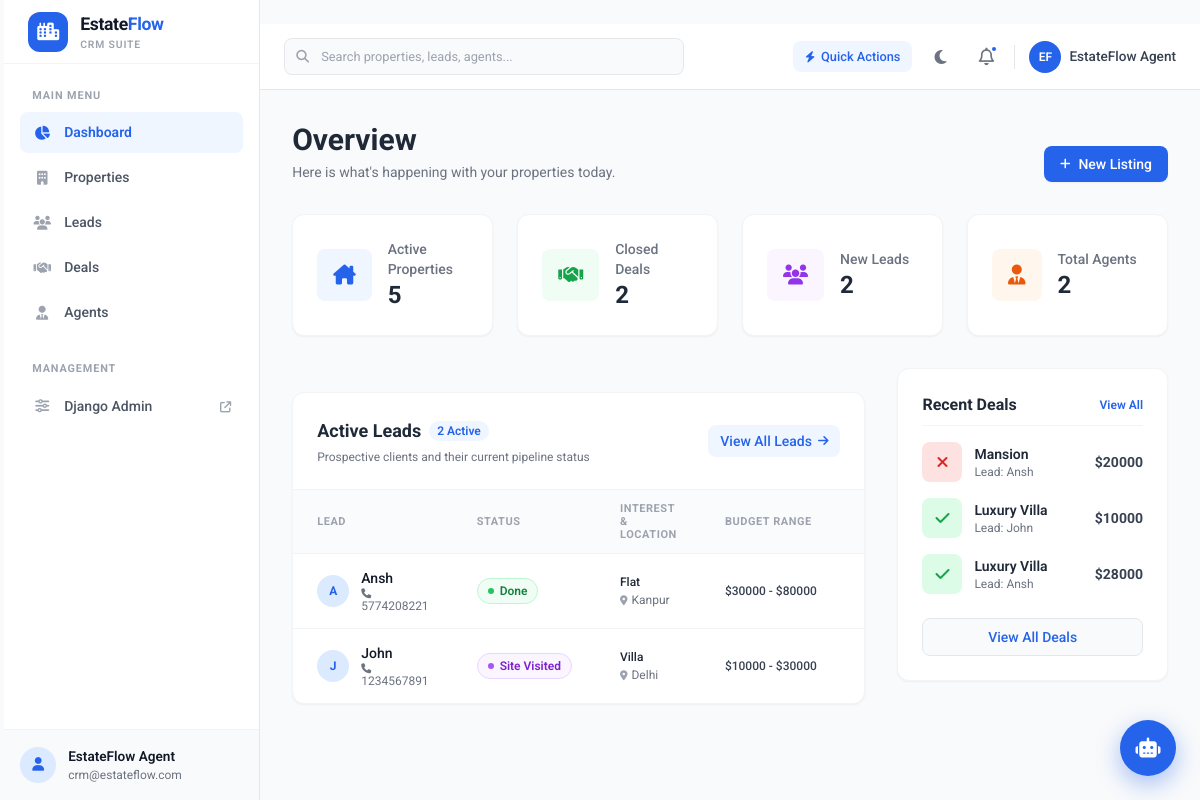
The page / on the database its author committed.
### core/models.py (models this page shows, shortened)
class Lead(models.Model):
    class LeadStatus(models.TextChoices):
        NEW = "new", "New"
        CONTACTED = "contacted", "Contacted"
        SITE_VISITED = "site_visited", "Site Visited"
        NEGOTIATIONS = "negotiations", "Negotiations"
        LOST = "lost", "Lost"
        DONE = "done", "Done"
    class Source(models.TextChoices):
        WEBSITE = "website", "Website"
        REFERRAL = "referral", "Referral"
        WALKIN = "walkin", "Walkin"
    full_name = models.CharField(max_length=255)
    phone_number = models.CharField(max_length=10)
    source = models.CharField(max_length=12, choices=Source.choices)
    interested_property_types = models.CharField(max_length=255)
    min_budget = models.DecimalField(max_digits=12, decimal_places=2)
    max_budget = models.DecimalField(max_digits=12, decimal_places=2)
    status = models.CharField(max_length=16, choices=LeadStatus.choices)
    assigned_agent = models.ForeignKey(to=Agent, on_delete=models.DO_NOTHING)
    preferred_location = models.CharField(max_length=255)
    updated_at = models.DateTimeField(auto_now=True)
    created_at = models.DateTimeField(auto_now_add=True)

class Deal(models.Model):
    class DealStatus(models.TextChoices):
        CANCELLED = "cancelled", "Cancelled"
        PENDING = "pending", "Pending"
        DONE = "done", "Done"
    lead = models.ForeignKey(to=Lead, on_delete=models.CASCADE)
    property = models.ForeignKey(to=Property, on_delete=models.CASCADE)
    status = models.CharField(
        max_length=12, choices=DealStatus.choices, default=DealStatus.PENDING
    )
    amount = models.DecimalField(max_digits=12, decimal_places=2)
    expected_closing_date = models.DateField()
    actual_closing_date = models.DateField(null=True, blank=True)
    commission_percent = models.DecimalField(max_digits=4, decimal_places=2)
    created_at = models.DateTimeField(auto_now_add=True)

class Property(models.Model):
    class ProperyType(models.TextChoices):
        APARTMENT = "apartment", "Apartment"
        VILLA = "villa", "Villa"
        COMMERCIAL = "commercial", "Commercial"
        PLOT = "plot", "Plot"
    class Status(models.TextChoices):
        AVAILABLE = "available", "Available"
        SOLD = "sold", "Sold"
    title = models.CharField(max_length=255)
    description = models.TextField()
    address = models.CharField(max_length=255)
    city = models.CharField(max_length=255)
    property_type = models.CharField(max_length=12, choices=ProperyType.choices)
    image = models.ImageField(upload_to="properties")
    price = models.DecimalField(max_digits=12, decimal_places=2)
    status = models.CharField(
        max_length=12, choices=Status.choices, default=Status.AVAILABLE
    )
    listing_agent = models.ForeignKey(
        to=Agent, on_delete=models.DO_NOTHING, null=True, blank=True
    )
    area_sqft = models.PositiveIntegerField()
    listed_at = models.DateTimeField(auto_now_add=True)

### core/views.py (the view)
# urls.py: path("", views.home, name="home"),
def home(request):
    properties_count = Property.objects.count()
    closed_deals_count = Deal.objects.filter(status=Deal.DealStatus.DONE).count()
    leads_count = Lead.objects.count()
    agents_count = Agent.objects.count()
    recent_leads = Lead.objects.all().order_by("-id")[:5]
    recent_deals = Deal.objects.all().order_by("-id")[:5]
    context = {
        "properties_count": properties_count,
        "closed_deals_count": closed_deals_count,
        "leads_count": leads_count,
        "agents_count": agents_count,
        "leads": recent_leads,
        "recent_deals": recent_deals,
    }
    return render(request, "home.html", context)

### core/templates/home.html (shortened to what this page needs)
﻿{% extends 'base.html' %}
{% block content %}
<div class="mb-8 flex justify-between items-end">
    <div>
        <h1 class="text-3xl font-bold text-gray-800 dark:text-white">Overview</h1>
        <p class="text-gray-500 dark:text-gray-400 text-sm mt-1">Here is what's happening with your properties today.</p>
    </div>
    <a href="{% url 'properties' %}" class="bg-brand-600 hover:bg-brand-700 text-white px-4 py-2 rounded-lg text-sm font-medium shadow-sm transition-colors inline-flex items-center gap-2">
        <i class="fa-solid fa-plus text-xs"></i>New Listing
    </a>
</div>
<div class="grid grid-cols-1 sm:grid-cols-2 lg:grid-cols-4 gap-6 mb-8">
    <div class="bg-white dark:bg-gray-800 p-6 rounded-xl shadow-sm border border-gray-100 dark:border-gray-700 flex items-center">
        <div class="p-4 bg-blue-50 dark:bg-blue-900/40 text-blue-600 dark:text-blue-400 rounded-lg mr-4">
            <i class="fa-solid fa-house-chimney text-xl"></i>
        </div>
        <div>
            <p class="text-sm font-medium text-gray-500 dark:text-gray-400">Active Properties</p>
            <p class="text-2xl font-bold text-gray-800 dark:text-white">{{ properties_count|default:"0" }}</p>
        </div>
    </div>
    <div class="bg-white dark:bg-gray-800 p-6 rounded-xl shadow-sm border border-gray-100 dark:border-gray-700 flex items-center">
        <div class="p-4 bg-green-50 dark:bg-green-900/40 text-green-600 dark:text-green-400 rounded-lg mr-4">
            <i class="fa-solid fa-handshake text-xl"></i>
        </div>
        <div>
            <p class="text-sm font-medium text-gray-500 dark:text-gray-400">Closed Deals</p>
            <p class="text-2xl font-bold text-gray-800 dark:text-white">{{ closed_deals_count|default:"0" }}</p>
        </div>
    </div>
    <div class="bg-white dark:bg-gray-800 p-6 rounded-xl shadow-sm border border-gray-100 dark:border-gray-700 flex items-center">
        <div class="p-4 bg-purple-50 dark:bg-purple-900/40 text-purple-600 dark:text-purple-400 rounded-lg mr-4">
            <i class="fa-solid fa-users text-xl"></i>
        </div>
        <div>
            <p class="text-sm font-medium text-gray-500 dark:text-gray-400">New Leads</p>
            <p class="text-2xl font-bold text-gray-800 dark:text-white">{{ leads_count|default:"0" }}</p>
        </div>
    </div>
    <div class="bg-white dark:bg-gray-800 p-6 rounded-xl shadow-sm border border-gray-100 dark:border-gray-700 flex items-center">
        <div class="p-4 bg-orange-50 dark:bg-orange-900/40 text-orange-600 dark:text-orange-400 rounded-lg mr-4">
            <i class="fa-solid fa-user-tie text-xl"></i>
        </div>
        <div>
            <p class="text-sm font-medium text-gray-500 dark:text-gray-400">Total Agents</p>
            <p class="text-2xl font-bold text-gray-800 dark:text-white">{{ agents_count|default:"0" }}</p>
        </div>
    </div>
</div>
<div class="grid grid-cols-1 lg:grid-cols-3 gap-8">
    <div class="lg:col-span-2">
        {% include 'components/leadstable.html' %}
    </div>
    <div class="lg:col-span-1">
        <div class="bg-white dark:bg-gray-800 rounded-xl shadow-sm border border-gray-100 dark:border-gray-700 p-6">
            <div class="flex items-center justify-between mb-4 border-b border-gray-100 dark:border-gray-700 pb-2">
                <h2 class="font-bold text-gray-800 dark:text-white">Recent Deals</h2>
                <a href="{% url 'deals' %}" class="text-xs font-semibold text-brand-600 dark:text-brand-400 hover:text-brand-700 dark:hover:text-brand-300">View All</a>
            </div>
            <div class="space-y-4">
                {% for deal in recent_deals %}
                <div class="flex items-center justify-between">
                    <div class="flex items-center gap-3">
                        <div class="w-10 h-10 rounded-lg flex items-center justify-center {% if deal.status == 'done' %}bg-green-100 dark:bg-green-900/40 text-green-600 dark:text-green-400{% elif deal.status == 'pending' %}bg-yellow-100 dark:bg-yellow-900/40 text-yellow-600 dark:text-yellow-400{% else %}bg-red-100 dark:bg-red-900/40 text-red-600 dark:text-red-400{% endif %}">
                            {% if deal.status == 'done' %}
                                <i class="fa-solid fa-check"></i>
                            {% elif deal.status == 'pending' %}
                                <i class="fa-solid fa-clock"></i>
                            {% else %}
                                <i class="fa-solid fa-xmark"></i>
                            {% endif %}
                        </div>
                        <div class="min-w-0">
                            <p class="text-sm font-semibold text-gray-800 dark:text-white truncate max-w-[140px]">{{ deal.property.title }}</p>
                            <p class="text-xs text-gray-500 dark:text-gray-400 truncate max-w-[140px]">Lead: {{ deal.lead.full_name }}</p>
                        </div>
                    </div>
                    <span class="text-sm font-bold text-gray-700 dark:text-gray-300">${{ deal.amount|floatformat:0 }}</span>
                </div>
                {% empty %}
                <div class="text-center py-6 text-gray-400">
                    <i class="fa-solid fa-receipt text-2xl mb-2"></i>
                    <p class="text-xs">No recent deals recorded</p>
                </div>
                {% endfor %}
            </div>
            <a href="{% url 'deals' %}" class="block text-center w-full mt-6 py-2 bg-gray-50 dark:bg-gray-700 hover:bg-gray-100 dark:hover:bg-gray-600 text-brand-600 font-medium rounded-lg text-sm transition-colors border border-gray-200 dark:border-gray-600">
                View All Deals
            </a>
        </div>
    </div>
</div>
{% endblock %}

### core/templates/components/leadstable.html (shortened to what this page needs)
<div class="bg-white dark:bg-gray-800 rounded-xl shadow-sm border border-gray-100 dark:border-gray-700 overflow-hidden">
    <div class="p-6 border-b border-gray-100 dark:border-gray-700 flex flex-col sm:flex-row sm:items-center sm:justify-between gap-4">
        <div>
            <div class="flex items-center gap-2">
                <h2 class="font-bold text-gray-800 dark:text-white text-lg">Active Leads</h2>
                <span class="px-2 py-0.5 text-xs font-semibold bg-brand-50 dark:bg-brand-900/50 text-brand-600 dark:text-brand-400 rounded-full">
                    {{ leads|length|default:"0" }} Active
                </span>
            </div>
            <p class="text-xs text-gray-500 dark:text-gray-400 dark:text-gray-400 mt-1">Prospective clients and their current pipeline status</p>
        </div>
        <div class="flex items-center gap-2">
            <a href="{% url 'leads' %}" class="inline-flex items-center gap-1.5 text-sm font-medium text-brand-600 dark:text-brand-400 dark:text-brand-400 hover:text-brand-700 dark:hover:text-brand-300 bg-brand-50 dark:bg-brand-900/50 dark:bg-brand-900/50 hover:bg-brand-100 dark:hover:bg-brand-900/80 px-3 py-1.5 rounded-lg transition-colors">
                <span>View All Leads</span>
                <i class="fa-solid fa-arrow-right text-xs"></i>
            </a>
        </div>
    </div>
    <div class="overflow-x-auto">
        <table class="w-full text-left border-collapse">
            <thead>
                <tr class="bg-gray-50/75 dark:bg-gray-700/50 border-b border-gray-100 dark:border-gray-700 text-[11px] font-bold uppercase tracking-wider text-gray-400 dark:text-gray-400">
                    <th class="py-3 px-6">Lead</th>
                    <th class="py-3 px-6">Status</th>
                    <th class="py-3 px-6">Interest & Location</th>
                    <th class="py-3 px-6">Budget Range</th>
                    <th class="py-3 px-6">Assigned Agent</th>
                </tr>
            </thead>
            <tbody class="divide-y divide-gray-100 dark:divide-gray-700 text-sm">
                {% for lead in leads %}
                <tr class="hover:bg-gray-50/60 dark:hover:bg-gray-700/60 transition-colors">
                    <td class="py-3.5 px-6">
                        <div class="flex items-center gap-3">
                            <div class="w-8 h-8 rounded-full bg-blue-100 text-brand-600 dark:text-brand-400 flex items-center justify-center font-bold text-xs shrink-0">
                                {{ lead.full_name|first|upper }}
                            </div>
                            <div>
                                <p class="font-medium text-gray-900 dark:text-white">{{ lead.full_name }}</p>
                                <a href="tel:{{ lead.phone_number }}" class="text-xs text-gray-500 dark:text-gray-400 dark:text-gray-400 hover:text-brand-600 dark:text-brand-400 transition-colors">
                                    <i class="fa-solid fa-phone text-[10px] mr-1"></i>{{ lead.phone_number }}
                                </a>
                            </div>
                        </div>
                    </td>
                    <td class="py-3.5 px-6 whitespace-nowrap">
                        {% if lead.status == 'new' %}
                            <span class="inline-flex items-center gap-1.5 px-2.5 py-1 rounded-full text-xs font-semibold bg-blue-50 text-blue-700 border border-blue-200">
                                <span class="w-1.5 h-1.5 rounded-full bg-blue-500"></span>New
                            </span>
                        {% elif lead.status == 'contacted' %}
                            <span class="inline-flex items-center gap-1.5 px-2.5 py-1 rounded-full text-xs font-semibold bg-yellow-50 text-yellow-700 border border-yellow-200">
                                <span class="w-1.5 h-1.5 rounded-full bg-yellow-500"></span>Contacted
                            </span>
                        {% elif lead.status == 'site_visited' %}
                            <span class="inline-flex items-center gap-1.5 px-2.5 py-1 rounded-full text-xs font-semibold bg-purple-50 text-purple-700 border border-purple-200">
                                <span class="w-1.5 h-1.5 rounded-full bg-purple-500"></span>Site Visited
                            </span>
                        {% elif lead.status == 'negotiations' %}
                            <span class="inline-flex items-center gap-1.5 px-2.5 py-1 rounded-full text-xs font-semibold bg-indigo-50 text-indigo-700 border border-indigo-200">
                                <span class="w-1.5 h-1.5 rounded-full bg-indigo-500"></span>Negotiations
                            </span>
                        {% elif lead.status == 'done' %}
                            <span class="inline-flex items-center gap-1.5 px-2.5 py-1 rounded-full text-xs font-semibold bg-green-50 text-green-700 border border-green-200">
                                <span class="w-1.5 h-1.5 rounded-full bg-green-500"></span>Done
                            </span>
                        {% else %}
                            <span class="inline-flex items-center gap-1.5 px-2.5 py-1 rounded-full text-xs font-semibold bg-red-50 text-red-700 border border-red-200">
                                <span class="w-1.5 h-1.5 rounded-full bg-red-500"></span>Lost
                            </span>
                        {% endif %}
                    </td>
                    <td class="py-3.5 px-6">
                        <p class="font-medium text-gray-800 dark:text-white text-xs">{{ lead.interested_property_types|default:"General" }}</p>
                        <p class="text-xs text-gray-500 dark:text-gray-400 dark:text-gray-400 flex items-center gap-1 mt-0.5">
                            <i class="fa-solid fa-location-dot text-[10px] text-gray-400 dark:text-gray-400"></i>{{ lead.preferred_location }}
                        </p>
                    </td>
                    <td class="py-3.5 px-6 whitespace-nowrap text-xs font-medium text-gray-700 dark:text-gray-300">
                        ${{ lead.min_budget|floatformat:0 }} - ${{ lead.max_budget|floatformat:0 }}
                    </td>
                    <td class="py-3.5 px-6 whitespace-nowrap">
                    </td>
                </tr>
                {% endfor %}
            </tbody>
        </table>
    </div>
</div>

### core/static/global.css (style rules this page uses)
* { font-family: "Roboto", sans-serif; }

### rows shown on the page
Lead: full_name|first "A", full_name "Ansh", phone_number "5774208221", status "done" (drawn), interested_property_types "Flat", preferred_location "Kanpur", min_budget "30000", max_budget "80000"
Lead: full_name|first "J", full_name "John", phone_number "1234567891", status "site_visited" (drawn), interested_property_types "Villa", preferred_location "Delhi", min_budget "10000", max_budget "30000"
Deal: status "cancelled" (drawn), property "Mansion", lead.full_name "Ansh", amount "20000"
Deal: status "done" (drawn), property "Luxury Villa", lead.full_name "John", amount "10000"
Deal: status "done" (drawn), property "Luxury Villa", lead.full_name "Ansh", amount "28000"

### other values the page prints
{{ properties_count|default:"0" }} "5"
{{ closed_deals_count|default:"0" }} "2"
{{ leads_count|default:"0" }} "2"
{{ agents_count|default:"0" }} "2"
{{ leads|length|default:"0" }} "2"
